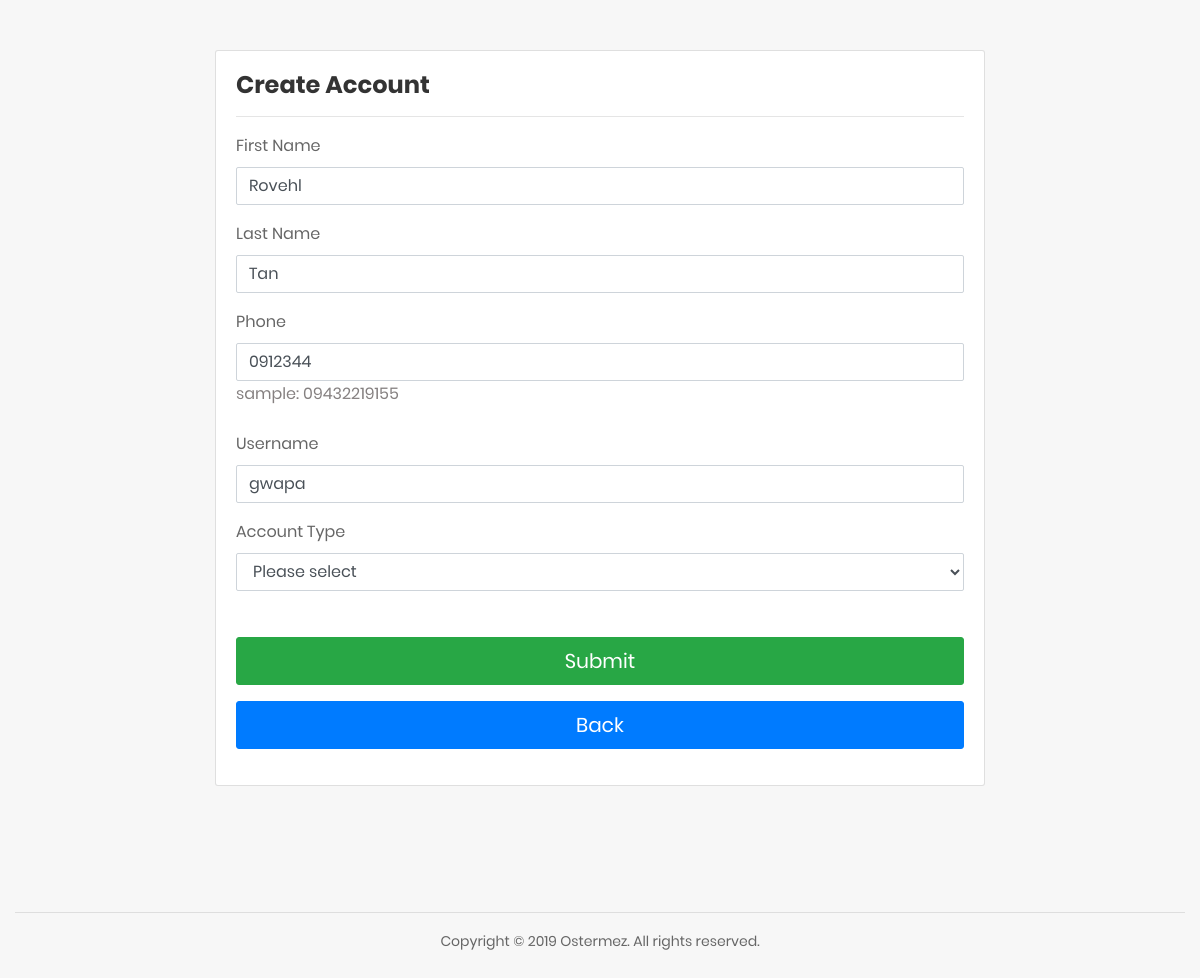
The page /view/update_employee.php?id=1 on the database its author committed.
### tables this page shows
CREATE TABLE `account` (
  `id` int(11) NOT NULL,
  `fname` varchar(50) NOT NULL,
  `lname` varchar(50) NOT NULL,
  `phone_num` text NOT NULL,
  `username` text NOT NULL,
  `password` text NOT NULL,
  `account_type` varchar(10) NOT NULL,
  `status` varchar(10) NOT NULL,
  `date_time` timestamp NOT NULL DEFAULT CURRENT_TIMESTAMP ON UPDATE CURRENT_TIMESTAMP
);

### model/dbconn.php (called while the page is built, shortened)
<?php
function dbconn()
{
    try
    {
            return new PDO("mysql:hostname=localhost;dbname=ostermez","root","");
    }
    catch(PDOException $e)
    {
        echo $e->getMessage();
    }
}
function getdata($data)
{
    $db=dbconn();
    $sql="SELECT * FROM account WHERE id=?";
    $stmt=$db->prepare($sql);
    $stmt->execute($data);
    $row=$stmt->fetch(PDO::FETCH_ASSOC);
    return $row;
}
?>

### view/update_employee.php (the view, shortened to what this page needs)
<?php
include '../model/dbconn.php';
$update=getdata(array($_GET['id']));
?>
<!DOCTYPE html>
<html lang="en">
<?php include 'templates/header.php'; ?>
<body class="animsition" style="background-color: rgb(248, 248, 248)">
    <div class="page-wrapper">
        <div class="page-content--bgf7 ">
            <section class="p-t-50">
                <div class="container">
                    <div class="row justify-content-center">
                        <div class="col-lg-8">
                            <div class="card">
                                <div class="card-body card-block">
                                    <form action="../controller/create_account.php" method="POST" class="form-horizontal">
                                        <h3>Create Account</h3>
                                        <hr>
                                        <div class="row form-group">
                                            <div class="col col-md-12">
                                                <label  class=" form-control-label">First Name</label>
                                                <input type="text" name="fname" value="<?php echo $update['fname']?>" placeholder="Enter first name" class="form-control">
                                            </div>
                                        </div>
                                        <div class="row form-group">
                                            <div class="col col-md-12">
                                                <label  class=" form-control-label">Last Name</label>
                                                <input type="text" name="lname" value="<?php echo $update['lname']?>" placeholder="Enter last name" class="form-control">
                                            </div>
                                        </div>
                                        <div class="row form-group">
                                            <div class="col col-md-12">
                                                <label class=" form-control-label">Phone</label>
                                                <input type="text" name="phone" value="<?php echo $update['phone_num']?>" placeholder="Enter phone number" class="form-control" >
                                                <label for="" style="color: rgb(133, 128, 128);">sample: 09432219155</label>
                                            </div>
                                        </div>
                                        <div class="row form-group">
                                            <div class="col col-md-12">
                                                <label class=" form-control-label">Username</label>
                                                <input type="text" name="username" value="<?php echo $update['username']?>" placeholder="Enter user name" require="required" class="form-control">
                                            </div>
                                        </div>
                                        <div class="row form-group">
                                            <div class="col col-md-12">
                                                <label class=" form-control-label">Account Type</label>
                                                <select name="act_type" id="select" class="form-control">
                                                    <option  hidden>Please select</option>
                                                </select>
                                            </div>
                                        </div>
                                        <div class="row form-group p-t-30">
                                            <div class="col col-md-12">
                                                <input class="btn btn-success btn-lg btn-block" type="submit" value="Submit" name="create">
                                            </div>
                                        </div>
                                    </form>
                                    <div class="row form-group">
                                        <div class="col col-md-12">
                                            <a href="users_admin.php" class="btn-block">
                                                <button type="button" class="btn btn-primary btn-lg btn-block">Back</button>
                                            </a>
                                        </div>
                                    </div>
                                </div>
                            </div>
                        </div>
                    </div>
                </div>
            </section>
            <?php include 'templates/footer.php'; ?>
        </div>
    </div>
</body>
</html>

### rows shown on the page
account: fname "Rovehl", lname "Tan", phone "0912344", username "gwapa"
